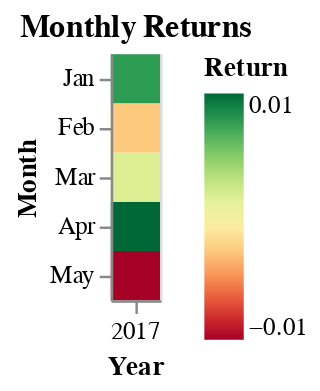

Source (notebook cell):
### Code cell
monthly_returns_heatmap(bt.balance)

### Figure 1 — Vega-Lite specification as saved in the notebook (floating-point values rounded to 4 significant figures)
{"config": {"view": {"continuousWidth": 400, "continuousHeight": 300}}, "data": {"name": "data-346a4f2528f883c1edf82f98636126f5"}, "mark": "rect", "encoding": {"color": {"type": "quantitative", "aggregate": "mean", "field": "total capital", "scale": {"scheme": "redyellowgreen"}, "title": "Return"}, "tooltip": {"type": "quantitative", "aggregate": "mean", "field": "total capital", "format": ".2f"}, "x": {"type": "ordinal", "field": "date", "timeUnit": "year", "title": "Year"}, "y": {"type": "ordinal", "field": "date", "timeUnit": "month", "title": "Month"}}, "title": "Monthly Returns", "$schema": "https://vega.github.io/schema/vega-lite/v4.0.2.json", "datasets": {"data-346a4f2528f883c1edf82f98636126f5": [{"date": "2017-01-31T00:00:00", "total capital": 0.007052}, {"date": "2017-02-28T00:00:00", "total capital": -0.004094}, {"date": "2017-03-31T00:00:00", "total capital": 0.0007365}, {"date": "2017-04-30T00:00:00", "total capital": 0.009504}, {"date": "2017-05-31T00:00:00", "total capital": -0.01172}]}}
